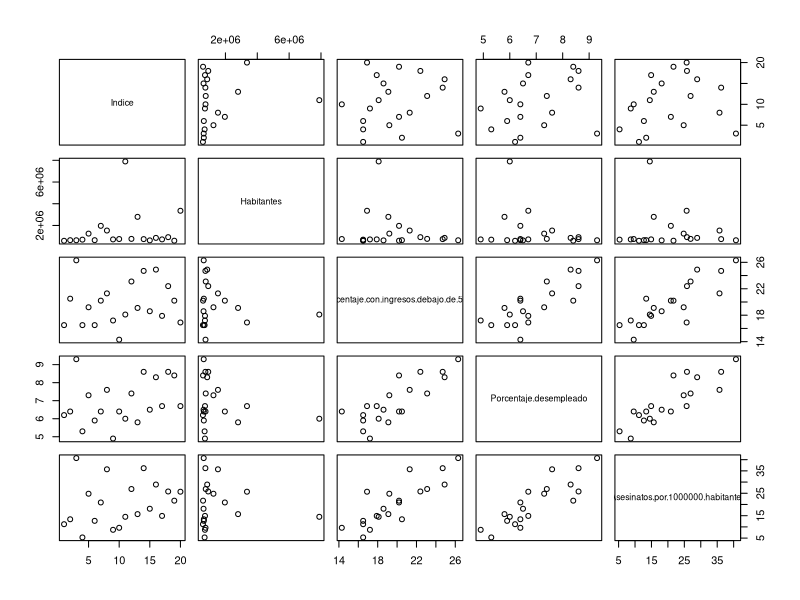
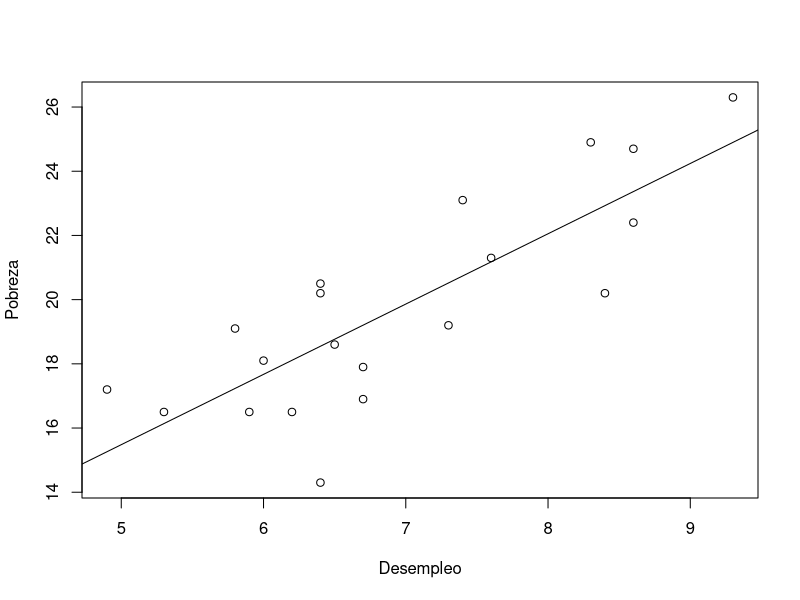
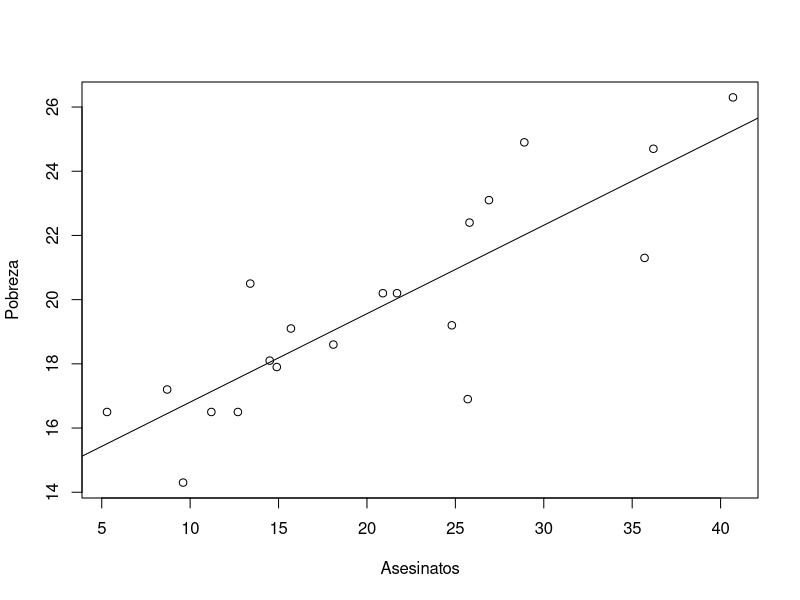

R code for these plots, in order:
# install.packages("tidyverse")
library("tidyverse")

# Se lee el archivo de datos y se guarda en una variable
datos_pda <- read.csv("./Data/PobrezaDesempleoAsesinatos.csv")

# Función que devuelve las primeras n filas del conjunto de datos.
head(datos_pda)
names(datos_pda)

pairs(datos_pda)
view(cor(datos_pda))

# y = Estimate Std(Intercept) + Estimate Std(Porcentaje.desempleado) x
# y = 4.5312 + 2.1902x
regresion <- lm(Porcentaje.con.ingresos.debajo.de.5000 ~ Porcentaje.desempleado, data = datos_pda)
summary(regresion)

plot(datos_pda$Porcentaje.desempleado, datos_pda$Porcentaje.con.ingresos.debajo.de.5000, 
    xlab='Desempleo', ylab='Pobreza')
abline(regresion)

nuevas.Porcentaje.desempleado <- data.frame(Porcentaje.desempleado = seq(5, 10))
view(predict(regresion, nuevas.Porcentaje.desempleado))


# y = Estimate Std(Intercept) + Estimate Std(Asesinatos.por.1000000.habitantes) x
# y = 14.05204 + 0.27555x
regresion2 <- lm(Porcentaje.con.ingresos.debajo.de.5000 ~ Asesinatos.por.1000000.habitantes, data = datos_pda)
summary(regresion2)

plot(datos_pda$Asesinatos.por.1000000.habitantes, datos_pda$Porcentaje.con.ingresos.debajo.de.5000, 
    xlab='Asesinatos', ylab='Pobreza')
abline(regresion2)

nuevas.Asesinatos.por.1000000.habitantes <- data.frame(Asesinatos.por.1000000.habitantes = seq(30, 50))
view(predict(regresion2, nuevas.Asesinatos.por.1000000.habitantes))
